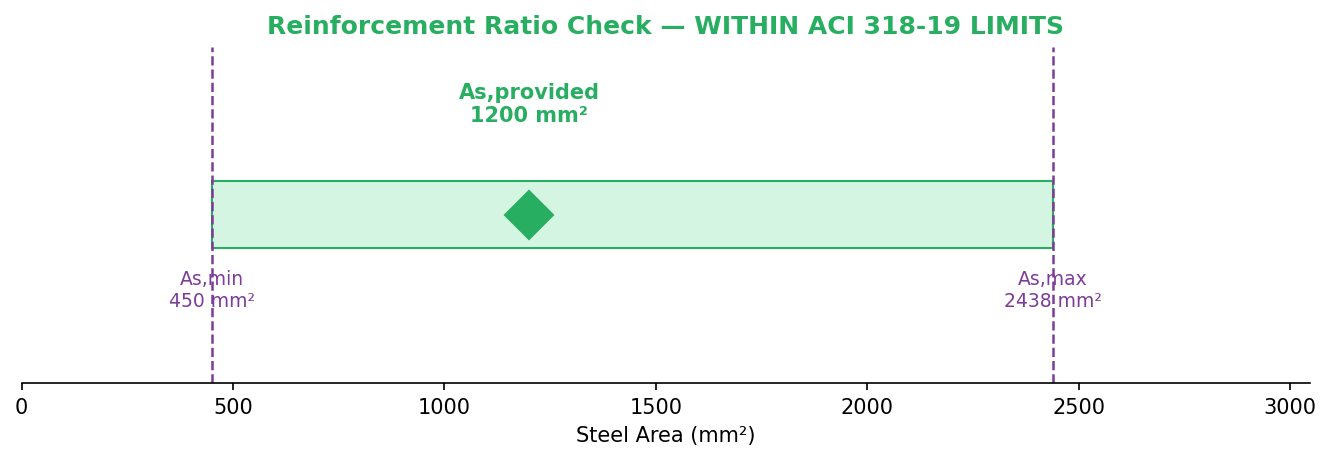

Source code (Python):
# PythonForStructures - Tool #06
# Reinforcement Ratio Checker — ACI 318-19 (SI units)
# Checks provided steel against BOTH the minimum (9.6.1.2) and
# maximum (tension-controlled strain limit, 9.3.3.1) requirements.

import numpy as np
import matplotlib.pyplot as plt

# --- INPUTS ---
fc  = 28.0     # concrete compressive strength (MPa)
fy  = 420.0    # steel yield strength (MPa)
bw  = 300.0    # beam width (mm)
d   = 450.0    # effective depth (mm)
As_provided = 1200.0   # actual steel area provided (mm^2)

# --- MINIMUM REINFORCEMENT — ACI 318-19 Eq. 9.6.1.2(a),(b) ---
As_min_a = (0.25 * np.sqrt(fc) / fy) * bw * d
As_min_b = (1.4 / fy) * bw * d
As_min = max(As_min_a, As_min_b)

# --- MAXIMUM REINFORCEMENT — tension-controlled limit (εt >= 0.005) ---
# beta_1 per ACI 318-19 Table 22.2.2.4.3
if fc <= 28:
    beta1 = 0.85
else:
    beta1 = max(0.65, 0.85 - 0.05 * (fc - 28) / 7)

eps_cu = 0.003
eps_t_min = 0.005   # tension-controlled limit for beams (Pu < 0.10 f'c Ag)
rho_max = 0.85 * beta1 * (fc / fy) * (eps_cu / (eps_cu + eps_t_min))
As_max = rho_max * bw * d

# --- CHECK ---
rho_provided = As_provided / (bw * d)
status_min = "PASS" if As_provided >= As_min else "FAIL (under-reinforced)"
status_max = "PASS" if As_provided <= As_max else "FAIL (over-reinforced, not tension-controlled)"

print(f"As,min = {As_min:.0f} mm^2  -> {status_min}")
print(f"As,max = {As_max:.0f} mm^2  -> {status_max}")
print(f"As,provided = {As_provided:.0f} mm^2  (rho = {rho_provided:.4f})")

# --- VISUAL: range bar showing min / provided / max ---
fig, ax = plt.subplots(figsize=(9, 3.2))

ax.barh(0, As_max - As_min, left=As_min, height=0.4,
        color='#D5F5E3', edgecolor='#27AE60', label='Acceptable range')

marker_color = '#27AE60' if (As_min <= As_provided <= As_max) else '#C0392B'
ax.plot(As_provided, 0, marker='D', markersize=16, color=marker_color, zorder=5)
ax.annotate(f'As,provided\n{As_provided:.0f} mm²', xy=(As_provided, 0),
            xytext=(As_provided, 0.55), ha='center', fontsize=10, weight='bold',
            color=marker_color)

ax.axvline(As_min, color='#7D3C98', ls='--', lw=1.2)
ax.text(As_min, -0.55, f'As,min\n{As_min:.0f} mm²', ha='center', fontsize=9, color='#7D3C98')
ax.axvline(As_max, color='#7D3C98', ls='--', lw=1.2)
ax.text(As_max, -0.55, f'As,max\n{As_max:.0f} mm²', ha='center', fontsize=9, color='#7D3C98')

ax.set_xlim(0, As_max * 1.25)
ax.set_ylim(-1, 1)
ax.get_yaxis().set_visible(False)
ax.spines[['top', 'right', 'left']].set_visible(False)
ax.set_xlabel('Steel Area (mm²)')
verdict = "WITHIN ACI 318-19 LIMITS" if (As_min <= As_provided <= As_max) else "OUTSIDE ACI 318-19 LIMITS"
ax.set_title(f'Reinforcement Ratio Check — {verdict}', fontsize=12, weight='bold',
             color=marker_color)

plt.tight_layout()
plt.savefig('reinforcement_ratio.png', dpi=150, bbox_inches='tight')
